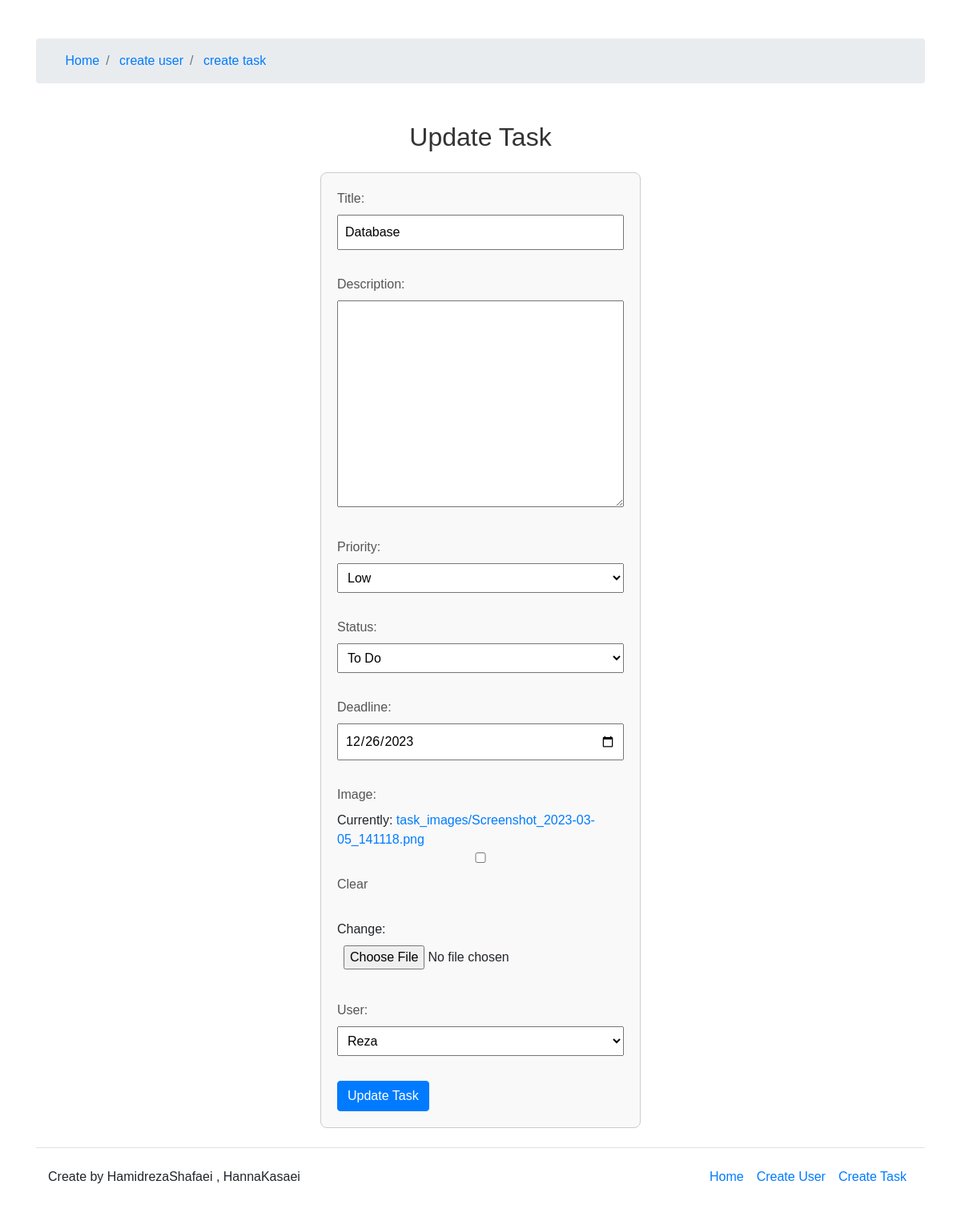
Screenshot of /update_task/12 with the database file from the repository.
### taskpage/models.py (models this page shows, shortened)
class Task(models.Model):
    title = models.CharField(max_length=100)
    description = models.TextField(blank=True, null=True)
    priority = models.CharField(max_length=20, choices=[('low', 'Low'), ('medium', 'Medium'), ('high', 'High')])
    status = models.CharField(max_length=20, choices=[('todo', 'To Do'), ('in_progress', 'In Progress'), ('done', 'Done')])
    deadline = models.DateField(null=True, blank=True)
    image = models.ImageField(upload_to='task_images/',null=True , blank=True)
    user = models.ForeignKey(User, on_delete=models.CASCADE, related_name='tasks')

### taskpage/views.py (the view)
# urls.py: path('update_task/<int:pk>',views.update_task,name='update_task')
def update_task(request,pk):
    user_id = Task.objects.get(id=pk)
    form = TaskForm(instance=user_id)
    if request.method == 'POST':
        form = TaskForm(request.POST , request.FILES ,instance=user_id)
        if form.is_valid():
            form.save()
            return redirect('/')
    context = {'form':form}
    return render(request, 'update_task.html',context)

### taskpage/form.py
class TaskForm(ModelForm):
    class Meta :
        model = Task
        fields = '__all__'
        widgets = {
            'deadline': forms.DateInput(attrs={'type': 'date'}),
        }

### taskpage/models.py (called while the page is built)
    def __str__(self):
        return self.username

### taskpage/templates/update_task.html (shortened to what this page needs)
<!DOCTYPE html>
<html lang="en">
<head>
    <link rel="stylesheet" href="https://cdn.jsdelivr.net/npm/bootstrap@4.3.1/dist/css/bootstrap.min.css">
</head>
<body>
    {% include 'navbar.html' %}
<div class= "container mt-4">
<h2>Update Task</h2>
<form method="post" enctype="multipart/form-data" >
    {{ form.as_p }}
    <button class="btn btn-primary" type="submit">Update Task</button>
</form>
</div>
{% include 'footer.html' %}
</body>
</html>

### taskpage/templates/update_task.html (style rules this page uses)
body { font-family: Arial, sans-serif; }
h2 { color: #333; text-align: center; margin-bottom: 25px; }
form { max-width: 400px; margin: auto; padding: 20px; border: 1px solid #ccc; border-radius: 8px; background-color: #f9f9f9; }
label { display: block; margin-bottom: 8px; color: #555; }
input, textarea, select { width: 100%; padding: 8px; margin-bottom: 15px; box-sizing: border-box; }
button { background-color: #4caf50; color: white; padding: 10px 15px; border: none; border-radius: 4px; cursor: pointer; }

### rows the page displays
Task: title "Database", priority "Low", status "To Do", deadline "12/26/2023", user "Reza"
